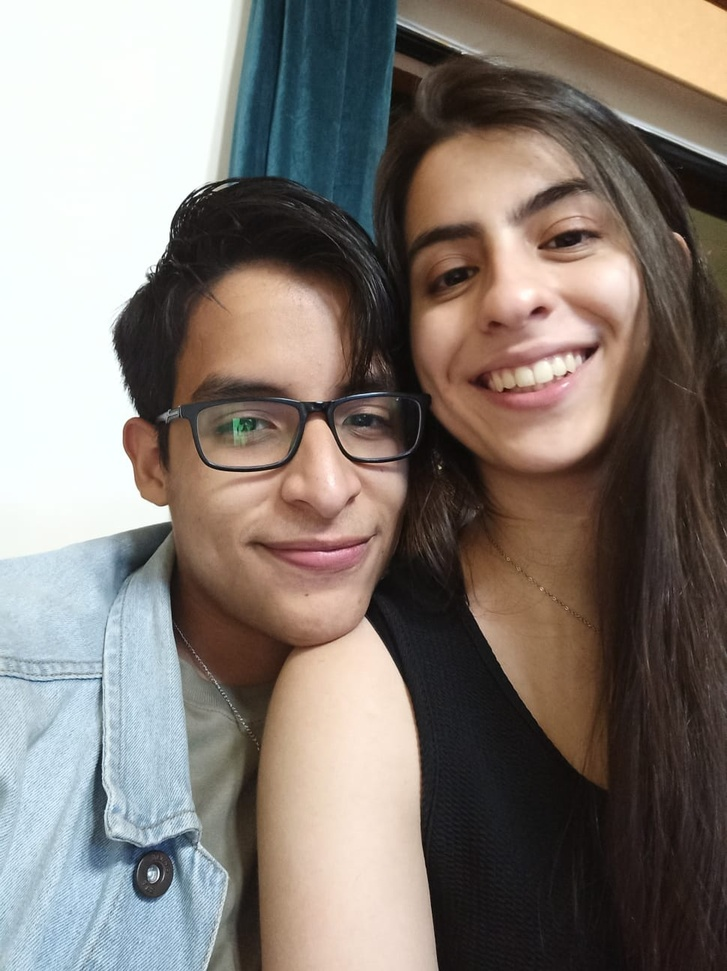
#> input picture My First AI !/Face Detector/JPM2.jpeg, 727 x 971 px, shrunk from 970 x 1296 before the run, found by its file name
$ python 'The Face Detection App.py'
#> lines starting #> are read from the running program, lines starting #| are printed output that depends on the picture; after the words box and inside, x2 and y2 are one past the last pixel; in counts of white or black regions, pixels touching at a corner belong together
# 1. Install OpenCV.

# 2. Import OpenCV.
import cv2
# For random square colors:
from random import randrange

# 3. Load some pre-trained data on face frontals opencv (haar cascade algorithm) << Downloaded from Github >>.
trained_face_data = cv2.CascadeClassifier(cv2.data.haarcascades + 'haarcascade_frontalface_default.xml')
# CascadeClassifier is a funtion to be a classifier (Classify or Detect a Face).

# 4. Choose/Import an image to detect faces in:
img=cv2.imread('D:\Escritorio\Programming\My First AI !\Face Detector\JPM2.jpeg')
#> img is the input picture: shape (971, 727, 3); mean B, G, R 115.6, 122.5, 131.9
# In this case I had to add the whole path so it could find it.

# 4.1 Must convert the image to grayscale (that's how it works).
grayscaled_img = cv2.cvtColor(img, cv2.COLOR_BGR2GRAY)
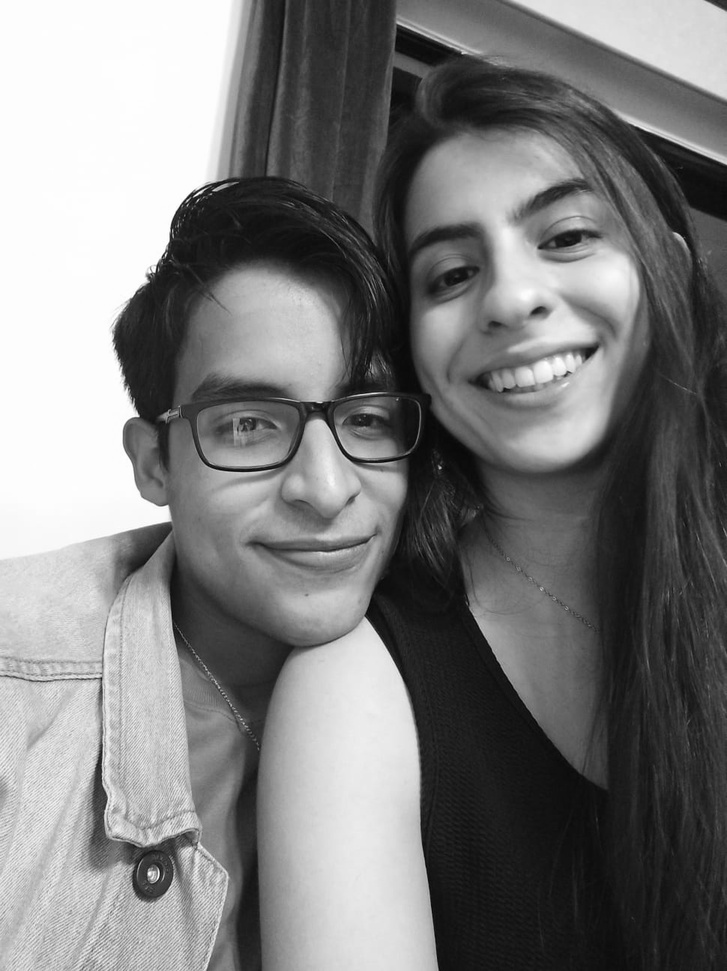
#> grayscaled_img: shape (971, 727); min 4, max 255, mean 124.5
# a) cv2.COLOR_BGR2GRAY: Gray scale.
# b) cv2.COLOR_BGR2RGB: Blue scale.
# c) cv2.COLOR_RGB2HSV: So much color scale.

# 5. Detect Faces:   << Using the pre-trained data imported to detect multiscale from the gray-scaled image >>.
face_coordinates = trained_face_data.detectMultiScale(grayscaled_img)
#> face_coordinates = [[143, 300, 324, 324], [341, 114, 336, 336]]
# detectMultiScale detects objects of different sizes in the input image. The detected objects are returned as a list of rectangles.

print(face_coordinates)
#| [[143 300 324 324]
#|  [341 114 336 336]]
# This prints the location of face with square/rectangle coordinates of the face detector.

# 6. Draw rectangles around the faces:
for (x, y, w, h) in face_coordinates:
    cv2.rectangle(img, (x, y), (x+w, y+h), (300,255,0), 3)
#> this loop made 2 passes
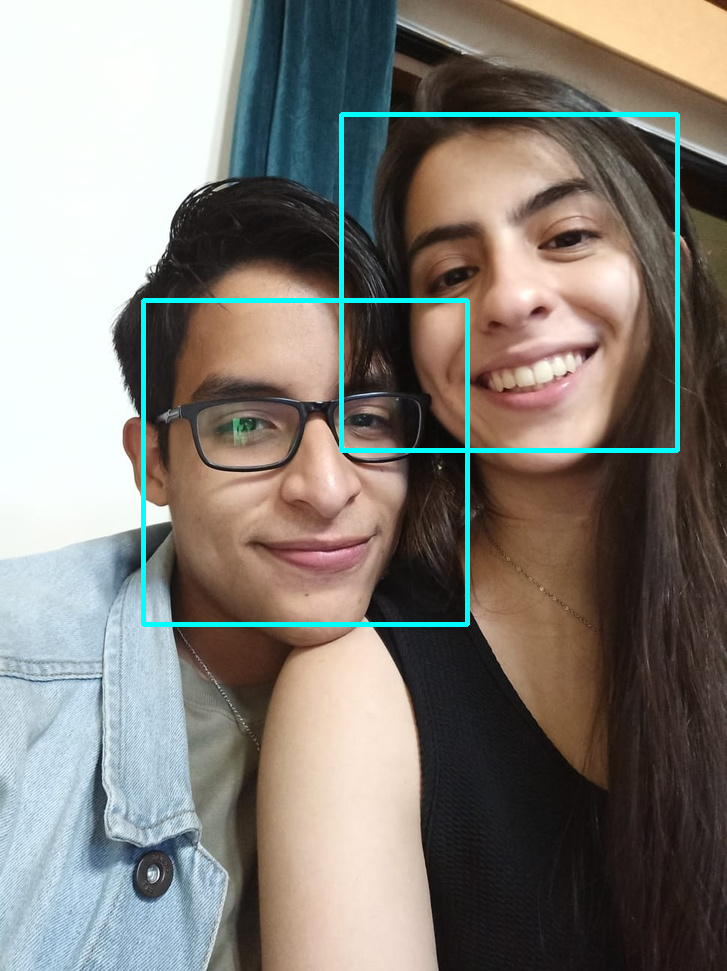
#> img: shape (971, 727, 3); 1.86% of pixels changed, all inside (x1, y1, x2, y2) = (141, 112, 680, 627)
# Original Image, Coordinates of the two corners on the rectangle, Color of the rectangle, Thinckness of the rectangle.
# a. (300,255,300): White
# b. (300,255,0): Cyan
# c. (0,255,0): Green
# d. (0,0,255): Red
# e. ...Explore...
# f. (0,0,0): Black
# g. To make a random color for each person: (randrange(128),randrange(128),randrange(128))  << Color can change between a range of numbers >>

# 7. To display the image with the faces:
cv2.imshow('Amazing Face Detector', img)
# The first string is of the name of the window that will show up and the other string is the variable of the image you want to see.

cv2.waitKey()
# The waitKey() command: When you press any key, the image will quit.
# The waitKey() is necessary in OpenCV to display something.


print('Code Completed')

$ run again, with My First AI !/Face Detector/JPM.jpeg copied over My First AI !/Face Detector/JPM2.jpeg
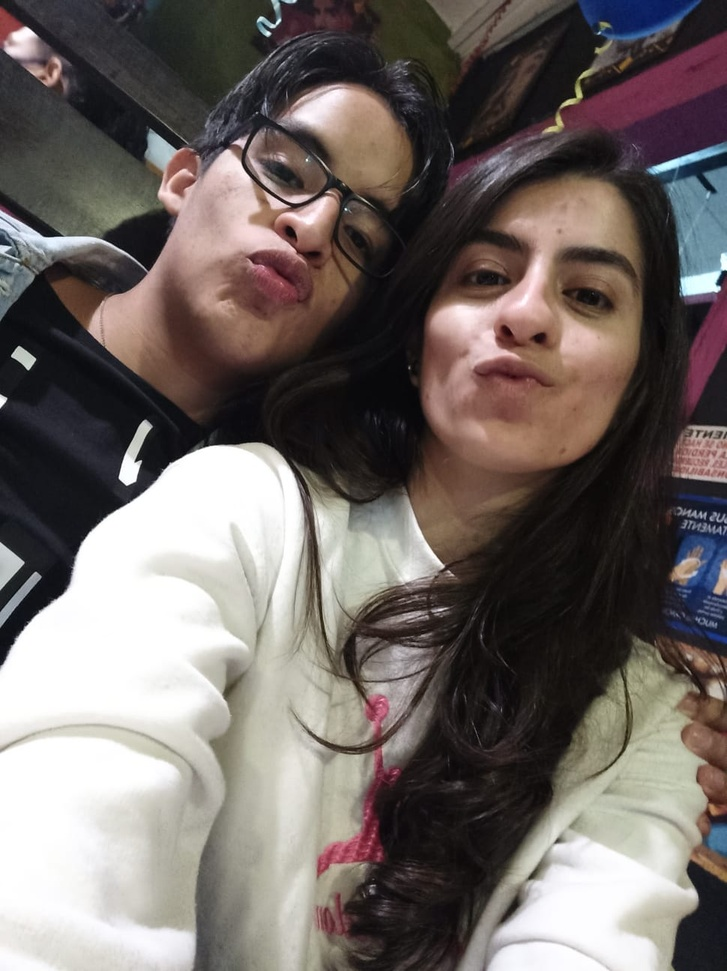
#> input picture My First AI !/Face Detector/JPM.jpeg, 727 x 971 px, shrunk from 970 x 1296 before the run, found by its file name
#> img is the input picture: shape (971, 727, 3); mean B, G, R 101.3, 104.7, 113.1
#> `grayscaled_img = cv2.cvtColor(img, cv2.COLOR_BGR2GRAY)`:
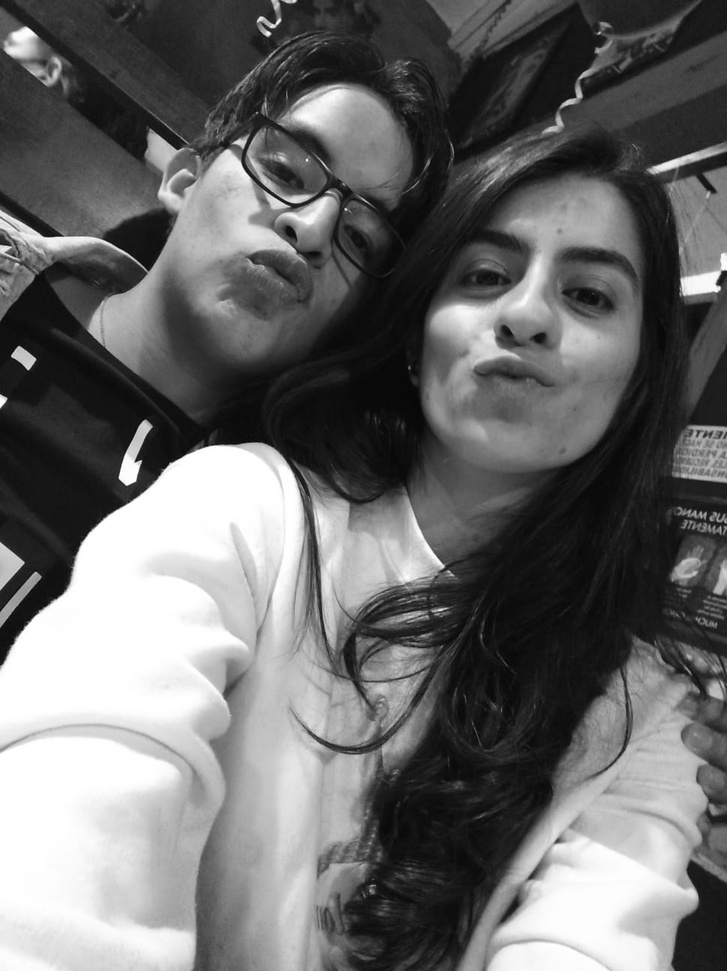
#> grayscaled_img: shape (971, 727); min 2, max 255, mean 106.8
#> face_coordinates = [[524, 819, 57, 57], [368, 155, 319, 319]]
#| [[524 819  57  57]
#|  [368 155 319 319]]
#> the loop `for (x, y, w, h) in face_coordinates:` made 2 passes
#> after the loop `for (x, y, w, h) in face_coordinates:`:
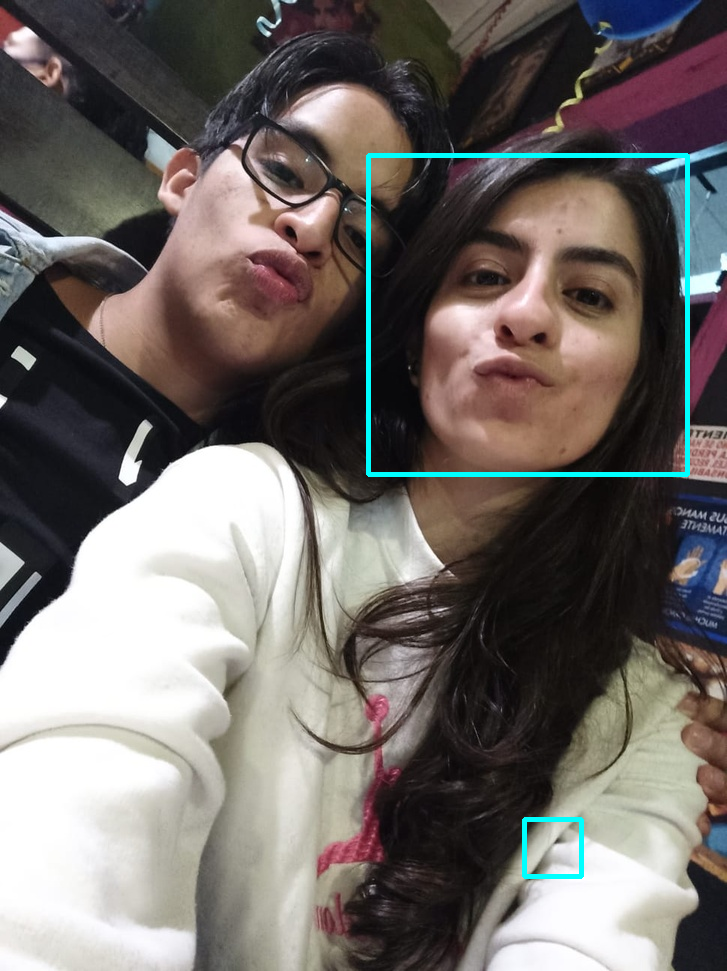
#> img: shape (971, 727, 3); 1.06% of pixels changed, all inside (x1, y1, x2, y2) = (366, 153, 690, 879)

$ run again, with My First AI !/Face Detector/MyImage.jpeg copied over My First AI !/Face Detector/JPM2.jpeg
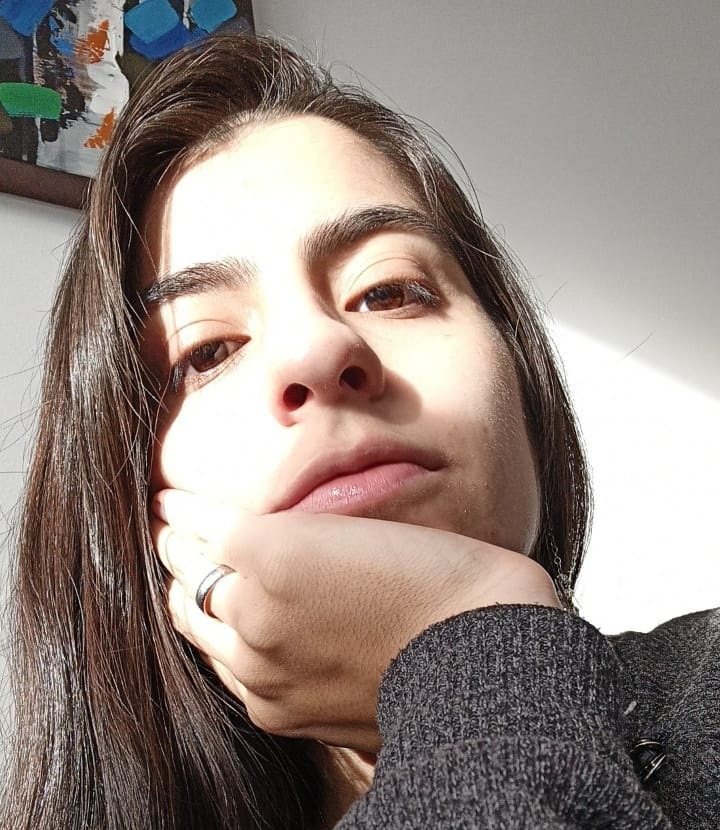
#> input picture My First AI !/Face Detector/MyImage.jpeg, 720 x 830 px, found by its file name
#> img is the input picture: shape (830, 720, 3); mean B, G, R 127.1, 133.8, 147.3
#> `grayscaled_img = cv2.cvtColor(img, cv2.COLOR_BGR2GRAY)`:
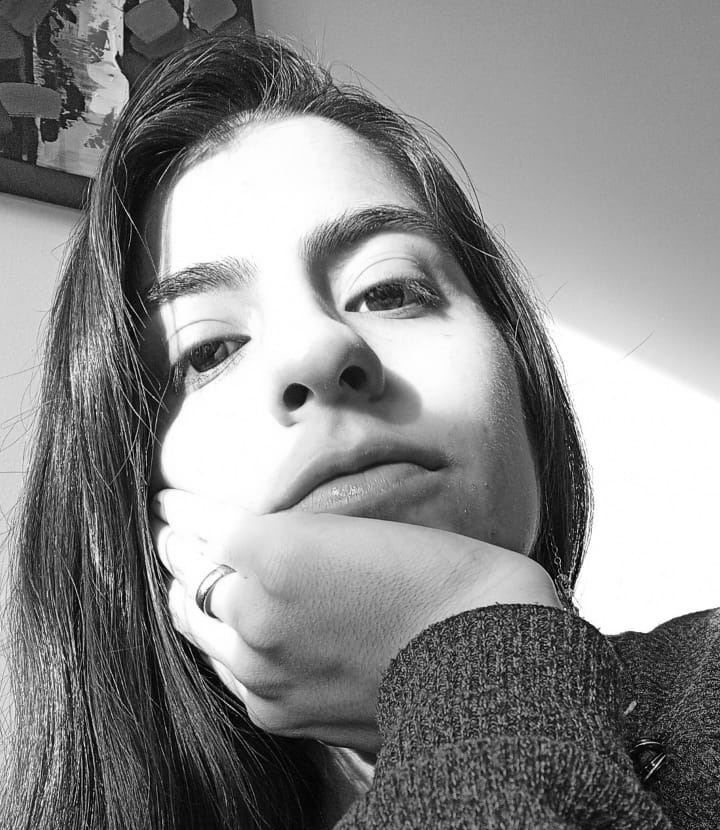
#> grayscaled_img: shape (830, 720); min 0, max 255, mean 137.1
#> face_coordinates = [[24, 128, 161, 161]]
#| [[ 24 128 161 161]]
#> the loop `for (x, y, w, h) in face_coordinates:` made 1 pass
#> after the loop `for (x, y, w, h) in face_coordinates:`:
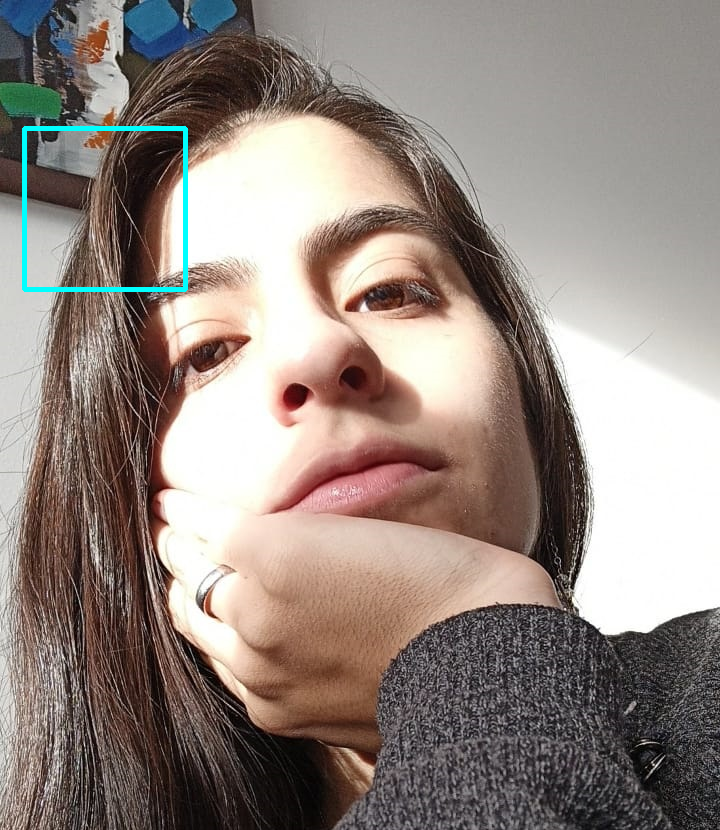
#> img: shape (830, 720, 3); 0.54% of pixels changed, all inside (x1, y1, x2, y2) = (22, 126, 188, 292)

$ run again, with My First AI !/Face Detector/Moi.jpg copied over My First AI !/Face Detector/JPM2.jpeg
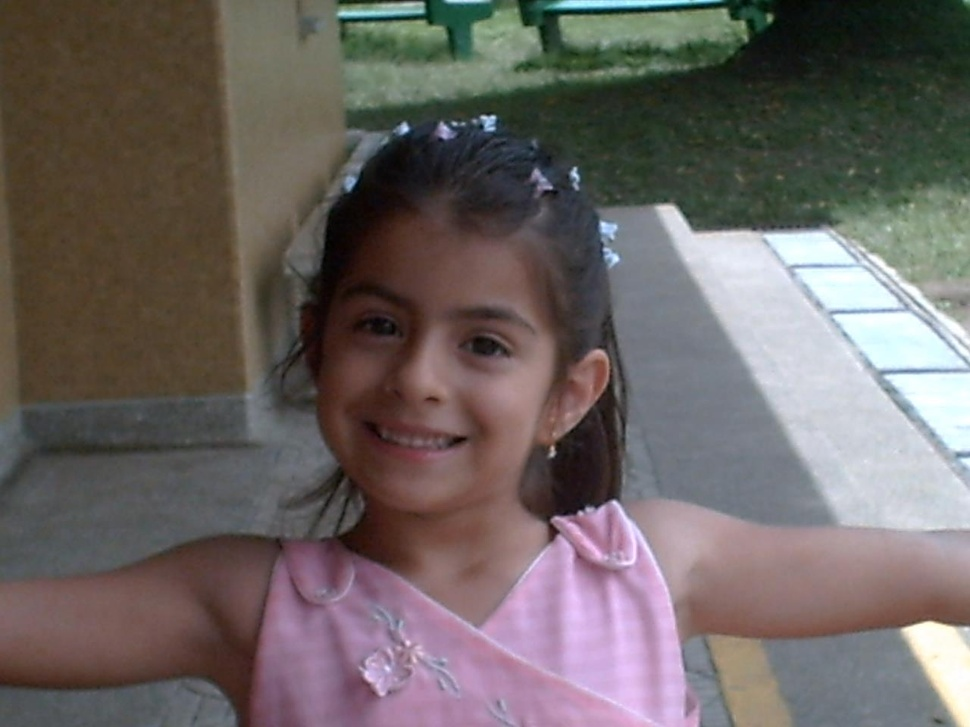
#> input picture My First AI !/Face Detector/Moi.jpg, 970 x 727 px, shrunk from 1280 x 960 before the run, found by its file name
#> img is the input picture: shape (727, 970, 3); mean B, G, R 98.9, 100.8, 108.5
#> `grayscaled_img = cv2.cvtColor(img, cv2.COLOR_BGR2GRAY)`:
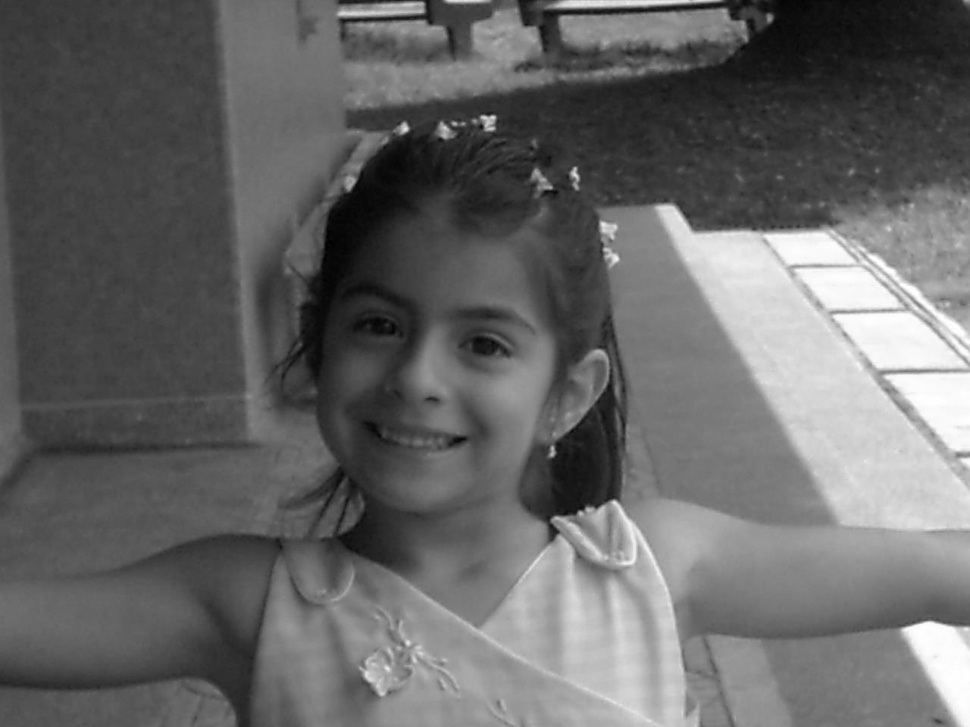
#> grayscaled_img: shape (727, 970); min 1, max 255, mean 102.9
#> face_coordinates = [[294, 231, 277, 277]]
#| [[294 231 277 277]]
#> the loop `for (x, y, w, h) in face_coordinates:` made 1 pass
#> after the loop `for (x, y, w, h) in face_coordinates:`:
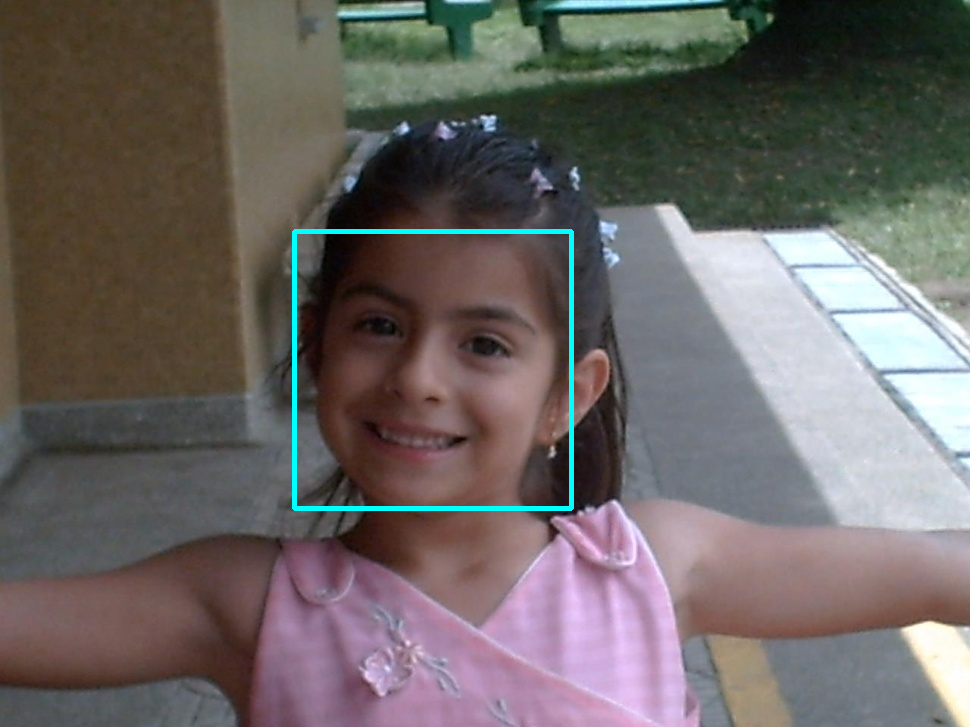
#> img: shape (727, 970, 3); 0.78% of pixels changed, all inside (x1, y1, x2, y2) = (292, 229, 574, 511)
